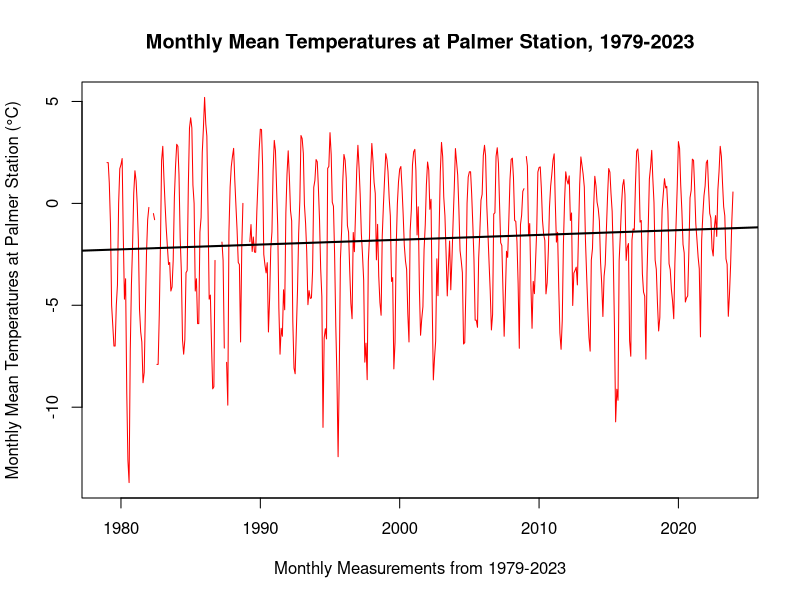
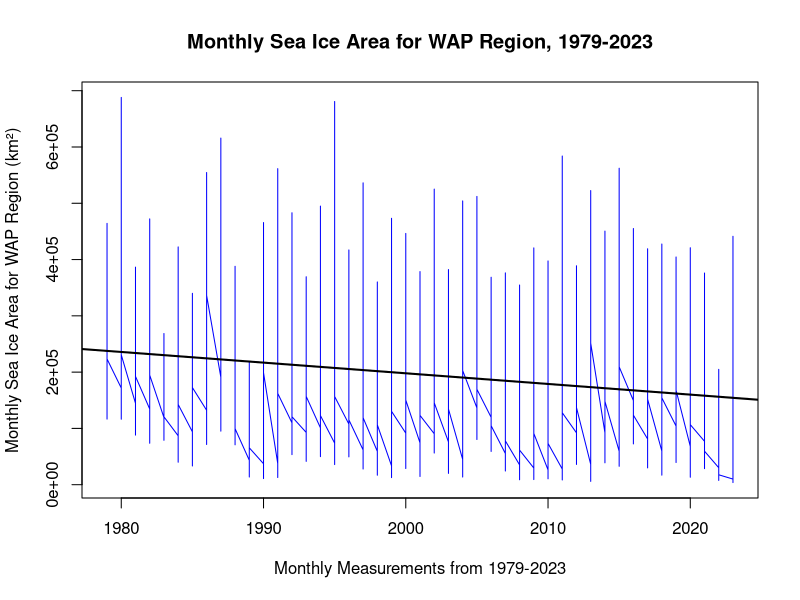

Here is the R script that generated these plots, in order:
## ---- chunk 1
knitr::opts_chunk$set(echo = TRUE)
## ---- chunk 2
##First, the cleaned .csv files are read into the global environment:
weather <- read.csv("Monthly_Weather_Clean.csv")
seaicearea <- read.csv("SeaIceArea_Clean.csv")
seaiceconc <- read.csv("SeaIceConc_Clean.csv")



##Then, we need to subset the data for mean temperatures for all years from 1979 to 2023, as these are the full years that we have data for (not parts of years):

weather_subset <- weather[, c("Date", "Mean_Temperature_C")]
View(weather_subset)

weather_subset$Date = as.Date(weather_subset$Date, format = "%m/%d/%Y")

weathergooddates <- weather_subset[weather_subset$Date >= as.Date("1979-01-01") & weather_subset$Date <= as.Date("2023-12-01"), ]


weathergooddates <- weather_subset[
  weather_subset$Date >= as.Date("1979-01-01") &
    weather_subset$Date <= as.Date("2023-12-01"),]

View(weathergooddates)




##Now, we need to do the same thing with the Sea Ice Area data, getting 1979 to 2023 area values for sea ice area for a specific region, here WAP:

seaicearea_WAP <- seaicearea[seaicearea$Subregion == "WAP", ]
View(seaicearea_WAP)

seaicearea_subsetWAP <- seaicearea_WAP[, c("Year", "Month", "Sea_ice_area")]
View(seaicearea_subsetWAP)

seaicearea_WAPdates <- seaicearea_subsetWAP[seaicearea_subsetWAP$Year >= 1979 & seaicearea_subsetWAP$Year <= 2023, ]
View(seaicearea_WAPdates)



##At this point, we end with the objects of weathergooddates and seaicearea_WAPdates, both of which have 540 variables for all months of 1979 and 2023. Because the entries already line up in both datasets, such as the second entry in both datasets corresponding to February 1979, I can now graph the 540 temp values in weathergooddates versus the years, and the 540 area values in seaicearea_WAPdates versus years and do trendlines separately:

weathergraph1 <- weathergooddates$Mean_Temperature_C
seaiceareagraph1 <- seaicearea_WAPdates$Sea_ice_area

##Both of the vectors we will graph have to be numerics, so check here!
seaiceareagraph1 <- as.numeric(seaiceareagraph1)

##Now we should be ready to plot!
plot(weathergooddates$Date, weathergraph1,
     type = "l",
     xlab = "Monthly Measurements from 1979-2023",
     ylab = "Monthly Mean Temperatures at Palmer Station (°C)",
     main = "Monthly Mean Temperatures at Palmer Station, 1979-2023",
     col = "red")

abline(lm(weathergraph1 ~ weathergooddates$Date), col = "black", lwd = 2)


##------------------------------------------------------


plot(seaicearea_WAPdates$Year, seaiceareagraph1,
     type = "l",
     xlab = "Monthly Measurements from 1979-2023",
     ylab = "Monthly Sea Ice Area for WAP Region (km²)",
     main = "Monthly Sea Ice Area for WAP Region, 1979-2023",
     col = "blue")

abline(lm(seaiceareagraph1 ~ seaicearea_WAPdates$Year), col = "black", lwd = 2)



##Now we have the trend of temperatures and sea ice area over time for the WAP region, spanning 1979 to 2023, which I think should be the focus of our analysis. Next will be to figure out how to either put the graphs together to see how the red and blue lines overlap, or plot the linear model trendlines directly to draw conclusions on what their relationship is. 10/22/2026 END. 
